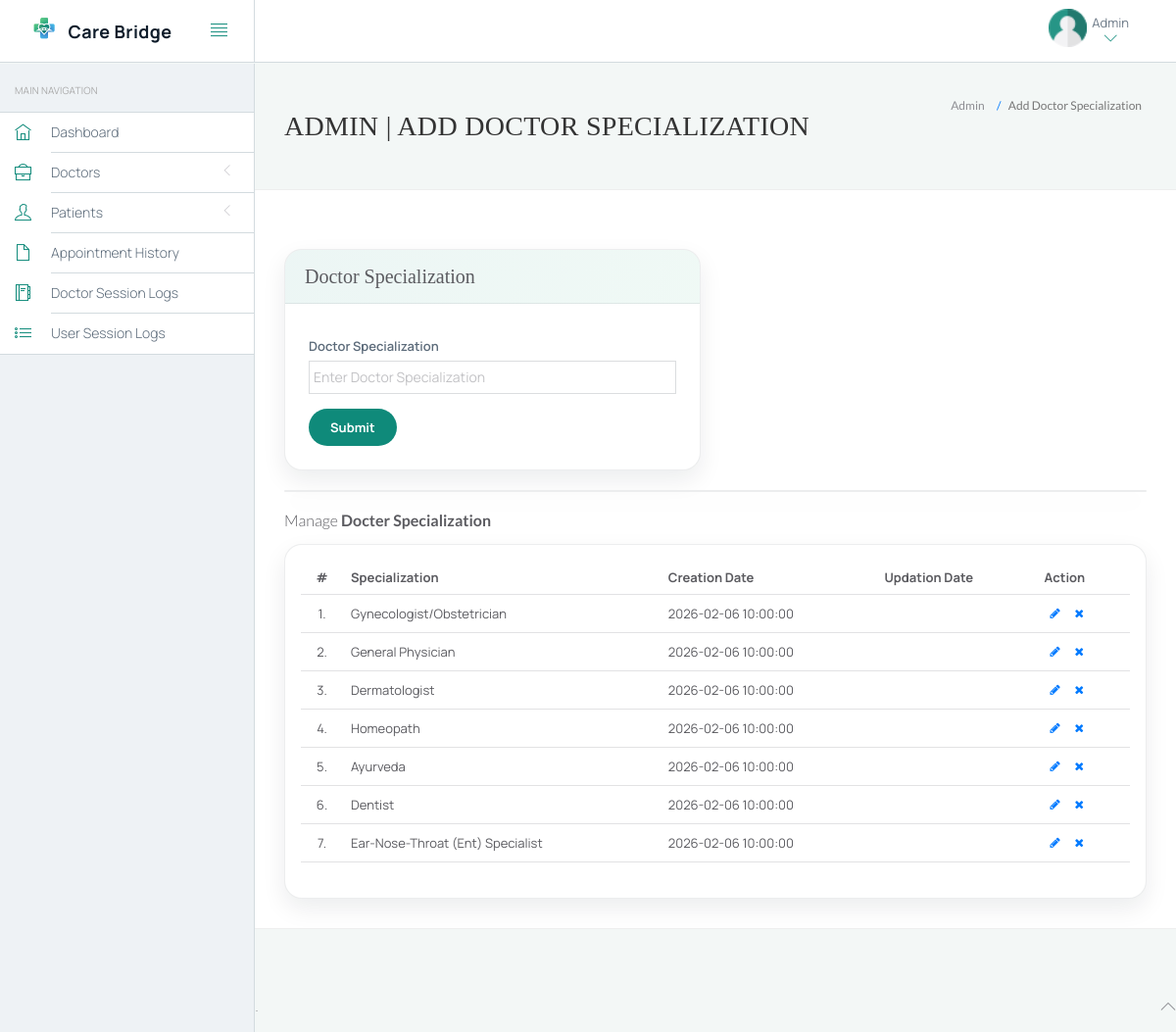
Page /hms/admin/doctor-specilization.php (signed in) on the committed database.
### tables this page shows
CREATE TABLE IF NOT EXISTS `doctorspecilization` (
  `id` int(11) NOT NULL,
  `specilization` varchar(255) NOT NULL,
  `creationDate` timestamp NOT NULL DEFAULT CURRENT_TIMESTAMP,
  `updationDate` varchar(255) NOT NULL
);

### hms/admin/doctor-specilization.php (the view, shortened to what this page needs)
<?php
include('include/config.php');
?>
<!DOCTYPE html>
<html lang="en">
	<head>
		<link rel="stylesheet" href="vendor/bootstrap/css/bootstrap.min.css">
		<link rel="stylesheet" href="vendor/fontawesome/css/font-awesome.min.css">
		<link rel="stylesheet" href="vendor/themify-icons/themify-icons.min.css">
		<link href="vendor/animate.css/animate.min.css" rel="stylesheet" media="screen">
		<link href="vendor/perfect-scrollbar/perfect-scrollbar.min.css" rel="stylesheet" media="screen">
		<link href="vendor/switchery/switchery.min.css" rel="stylesheet" media="screen">
		<link href="vendor/bootstrap-touchspin/jquery.bootstrap-touchspin.min.css" rel="stylesheet" media="screen">
		<link href="vendor/select2/select2.min.css" rel="stylesheet" media="screen">
		<link href="vendor/bootstrap-datepicker/bootstrap-datepicker3.standalone.min.css" rel="stylesheet" media="screen">
		<link href="vendor/bootstrap-timepicker/bootstrap-timepicker.min.css" rel="stylesheet" media="screen">
		<link rel="stylesheet" href="assets/css/styles.css">
		<link rel="stylesheet" href="assets/css/plugins.css">
		<link rel="stylesheet" href="assets/css/themes/theme-1.css" id="skin_color" />
	</head>
	<body>
		<div id="app">
<?php include('include/sidebar.php');?>
			<div class="app-content">
						<?php include('include/header.php');?>
				<div class="main-content" >
					<div class="wrap-content container" id="container">
						<section id="page-title">
							<div class="row">
								<div class="col-sm-8">
									<h1 class="mainTitle">Admin | Add Doctor Specialization</h1>
																	</div>
								<ol class="breadcrumb">
									<li>
										<span>Admin</span>
									</li>
									<li class="active">
										<span>Add Doctor Specialization</span>
									</li>
								</ol>
							</div>
						</section>
						<div class="container-fluid container-fullw bg-white">
							<div class="row">
								<div class="col-md-12">
									<div class="row margin-top-30">
										<div class="col-lg-6 col-md-12">
											<div class="panel panel-white care-panel">
												<div class="panel-heading">
													<h5 class="panel-title">Doctor Specialization</h5>
												</div>
												<div class="panel-body">
													<form role="form" name="dcotorspcl" method="post"  class="care-form">
														<div class="form-group">
															<label for="exampleInputEmail1">
																Doctor Specialization
															</label>
							<input type="text" name="doctorspecilization" class="form-control"  placeholder="Enter Doctor Specialization">
														</div>
														<button type="submit" name="submit" class="care-btn">
															Submit
														</button>
													</form>
												</div>
											</div>
										</div>
											</div>
										</div>
									<div class="col-lg-12 col-md-12">
											<div class="panel panel-white care-panel">
											</div>
										</div>
									</div>
									<div class="row">
								<div class="col-md-12">
									<h5 class="over-title margin-bottom-15">Manage <span class="text-bold">Docter Specialization</span></h5>
									<div class="care-table-wrap table-responsive">
									<table class="table table-hover care-table" id="sample-table-1">
										<thead>
											<tr>
												<th class="center">#</th>
												<th>Specialization</th>
												<th class="hidden-xs">Creation Date</th>
												<th>Updation Date</th>
												<th>Action</th>
											</tr>
										</thead>
										<tbody>
<?php
$sql=mysqli_query($bd, "select * from doctorSpecilization");
$cnt=1;
while($row=mysqli_fetch_array($sql))
{
?>
											<tr>
												<td class="center"><?php echo $cnt;?>.</td>
												<td class="hidden-xs"><?php echo $row['specilization'];?></td>
												<td><?php echo $row['creationDate'];?></td>
												<td><?php echo $row['updationDate'];?>
												</td>
												<td >
												<div class="visible-md visible-lg hidden-sm hidden-xs">
							<a href="edit-doctor-specialization.php?id=<?php echo $row['id'];?>" class="btn btn-transparent btn-xs" tooltip-placement="top" tooltip="Edit"><i class="fa fa-pencil"></i></a>
	<a href="doctor-specilization.php?id=<?php echo $row['id']?>&del=delete" onClick="return confirm('Are you sure you want to delete?')"class="btn btn-transparent btn-xs tooltips" tooltip-placement="top" tooltip="Remove"><i class="fa fa-times fa fa-white"></i></a>
												</div>
												</td>
											</tr>
											<?php
$cnt=$cnt+1;
											 }?>
										</tbody>
									</table>
									</div>
								</div>
							</div>
								</div>
							</div>
						</div>
					</div>
				</div>
	<?php include('include/footer.php');?>
	</body>
</html>

### hms/admin/assets/css/themes/theme-1.css (style rules this page uses)
body { background: #f3f7f6; }

### hms/admin/include/care-bridge-ui.php (style rules this page uses)
:root { --ink: #0f1d2b; --muted: #5c6b7a; --primary: #0f8a7a; --primary-2: #0b6b5f; --surface: #ffffff; --shadow: 0 16px 36px rgba(15, 29, 43, 0.12); --shadow-soft: 0 10px 24px rgba(15, 29, 43, 0.08); --radius-lg: 18px; --radius-md: 12px; }
body, #app { font-family: 'Manrope', sans-serif; }
#page-title h1 { font-family: 'Playfair Display', serif; letter-spacing: .3px; }
.care-panel { border-radius: var(--radius-lg); border: 1px solid rgba(15, 29, 43, .08); box-shadow: var(--shadow-soft); overflow: hidden; }
.care-panel .panel-heading { background: linear-gradient(120deg, rgba(15, 138, 122, .08), rgba(58, 178, 131, .08)); border-bottom: 1px solid rgba(15, 29, 43, .08); padding: 16px 20px; }
.care-panel .panel-title { font-family: 'Playfair Display', serif; font-size: 20px; }
.care-panel .panel-body { padding: 24px; }
.care-form .form-control { border-radius: 12px; border: 1px solid rgba(15, 29, 43, .15); box-shadow: none; }
.care-form label { color: var(--muted); font-weight: 600; }
.care-btn { background: var(--primary); color: #fff; border: none; padding: 10px 22px; border-radius: 999px; font-weight: 700; transition: transform .2s ease, box-shadow .2s ease, background .2s ease; }
.care-table-wrap { background: var(--surface); border-radius: var(--radius-lg); border: 1px solid rgba(15, 29, 43, .08); box-shadow: var(--shadow-soft); padding: 16px; }
.care-table thead th { color: var(--muted); font-weight: 700; border-bottom: 1px solid rgba(15, 29, 43, .08); }

### rows in the picture
doctorspecilization: specilization "Gynecologist/Obstetrician", creationDate "2026-02-06 10:00:00"
doctorspecilization: specilization "General Physician", creationDate "2026-02-06 10:00:00"
doctorspecilization: specilization "Dermatologist", creationDate "2026-02-06 10:00:00"
doctorspecilization: specilization "Homeopath", creationDate "2026-02-06 10:00:00"
doctorspecilization: specilization "Ayurveda", creationDate "2026-02-06 10:00:00"
doctorspecilization: specilization "Dentist", creationDate "2026-02-06 10:00:00"
doctorspecilization: specilization "Ear-Nose-Throat (Ent) Specialist", creationDate "2026-02-06 10:00:00"
